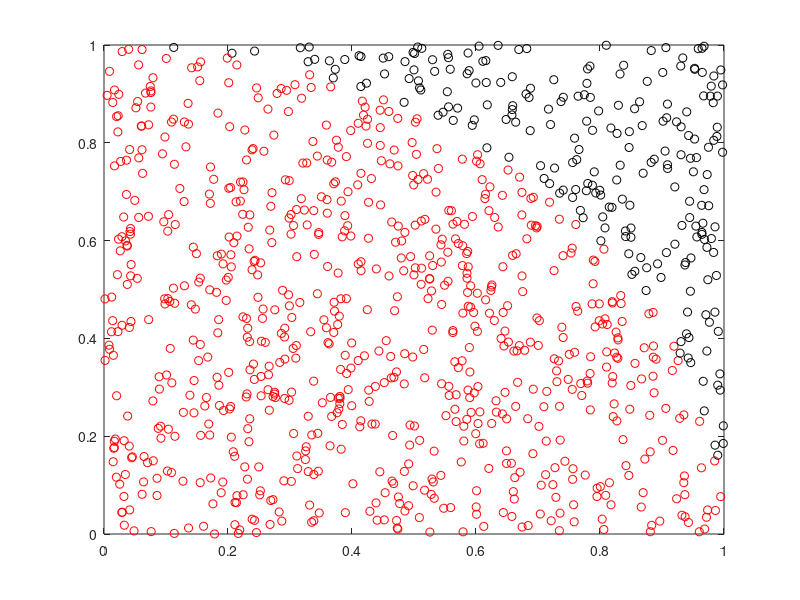

Reproduce this figure in MATLAB.
% Monte Carlo estimate of pi
close all; clear all; clc

%Define variables to use to estimate the number of points that gets inside a circle that is inscribed in a sqaure
n=1000; %Number of points, the more, the more accurate is the estimate
x=rand(1,n); %To create random numbers between 0-1
y=rand(1,n); %To create random numbers between 0-1
a=0; %To count the points inside the circle 
b=0; %To count the points outside the circle plus the square

for i=1:n
	b=b+1;
	if x(i)^2 + y(i)^2 <=1 %This condition to account for points inside the circile since we assume the cicle has radius=1
		a=a+1;
		plot(x(i),y(i),'ro'); %To plot the points inside the quadrant
		hold on;
	else
		plot(x(i), y(i),'ko') %To plot the points outside the quadrant
	end
end

%We know the area of square= 4*R^2
%Also the area of the circle= Pi*R^2
%Dividing the two area we get: A=Pi/4
%Since we are randomly throwing points to the circle which also gets to the square, we can get an estimate ratio of the area (which I called A above)
ratio=a/b; %Ratio
pi_=4*ratio
%Credit: For more information, please visit http://polymer.bu.edu/java/java/montepi/MontePi.html